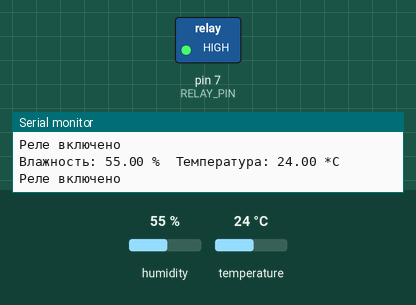
A sketch run on a simulated Arduino Uno, built with avr-gcc and run on an emulated ATmega328P. Parts: switched loads named in the sketch (green lamp = pin HIGH), the last lines printed to the serial monitor. The test bench sets the inputs (shaded band); at power-on: humidity 55 %, temperature 24 °C.

Above: at 4.8 s.
4.9 s: humidity set to 41 %
7.9 s: humidity set to 38 %
At 8.8 s:
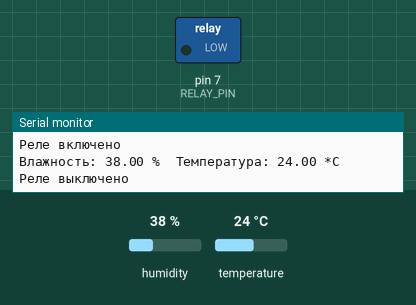
11.7 s: humidity set to 40 %
At 13.1 s:
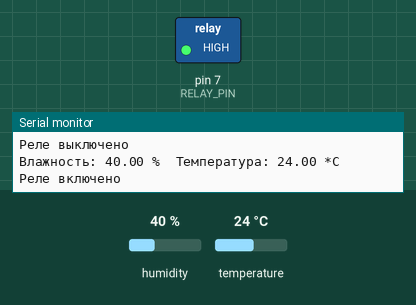
14.7 s: humidity set to 22 %
At 17.3 s:
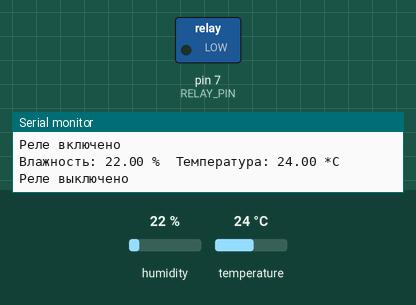
Timing chart, 0 to 18.8 s (numbered marks = the images above; inputs shaded):
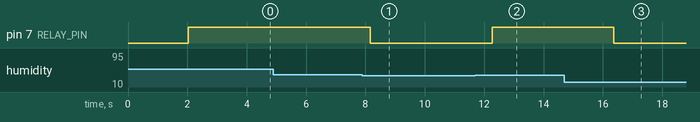

Measured:
- the behaviour switches between 40 and 39 % on humidity (found by bisection; images 0 and 1)
- after the input at 7.9 s, pin 7 (RELAY_PIN): HIGH → LOW after 0.27 s
- after the input at 11.7 s, pin 7 (RELAY_PIN): LOW → HIGH after 0.57 s
- after the input at 14.7 s, pin 7 (RELAY_PIN): HIGH → LOW after 1.7 s

The sketch:

arduinoUvlazhnitel.ino
```cpp
#include "DHT.h"

#define DHTPIN 2      // Пин, к которому подключен датчик
#define DHTTYPE DHT11 // Модель датчика: DHT11 или DHT22
#define RELAY_PIN 7   // Пин, к которому подключено реле
#define HUMIDITY_THRESHOLD 40  // Пороговое значение влажности

DHT dht(DHTPIN, DHTTYPE);

void setup() {
  Serial.begin(9600);
  dht.begin();
  pinMode(RELAY_PIN, OUTPUT);
  digitalWrite(RELAY_PIN, LOW); // Реле выключено по умолчанию
}

void loop() {
  delay(2000);

  float humidity = dht.readHumidity();
  float temperature = dht.readTemperature();

  if (isnan(humidity) || isnan(temperature)) {
    Serial.println("Ошибка при чтении данных с датчика!");
    return;
  }

  Serial.print("Влажность: ");
  Serial.print(humidity);
  Serial.print(" %\t");
  Serial.print("Температура: ");
  Serial.print(temperature);
  Serial.println(" *C");

  // Проверка уровня влажности и управление реле
  if (humidity >= HUMIDITY_THRESHOLD) {
    digitalWrite(RELAY_PIN, HIGH); // Включение реле
    Serial.println("Реле включено");
  } else {
    digitalWrite(RELAY_PIN, LOW);  // Выключение реле
    Serial.println("Реле выключено");
  }
}
```
